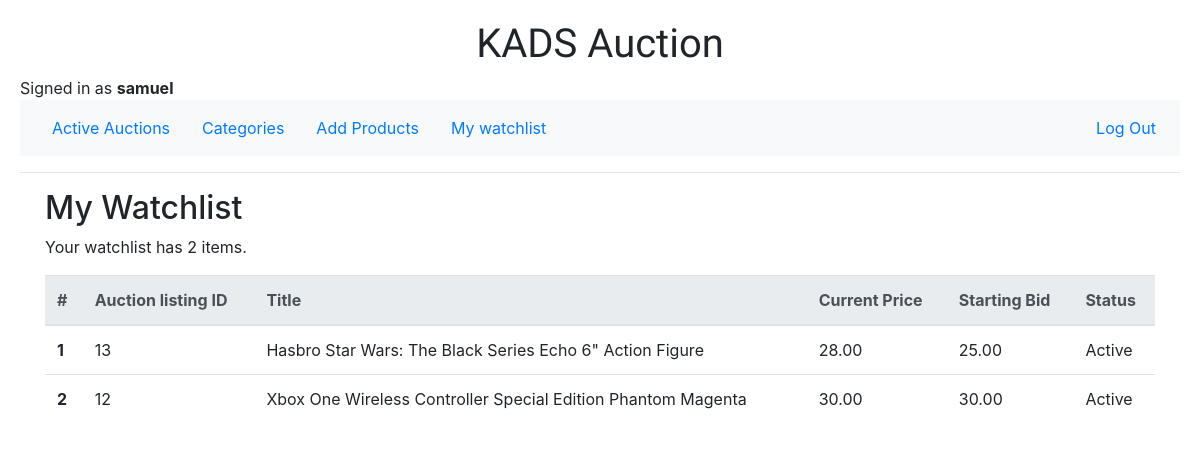
/watchlist (signed in), run on an earlier commit of the app's database.
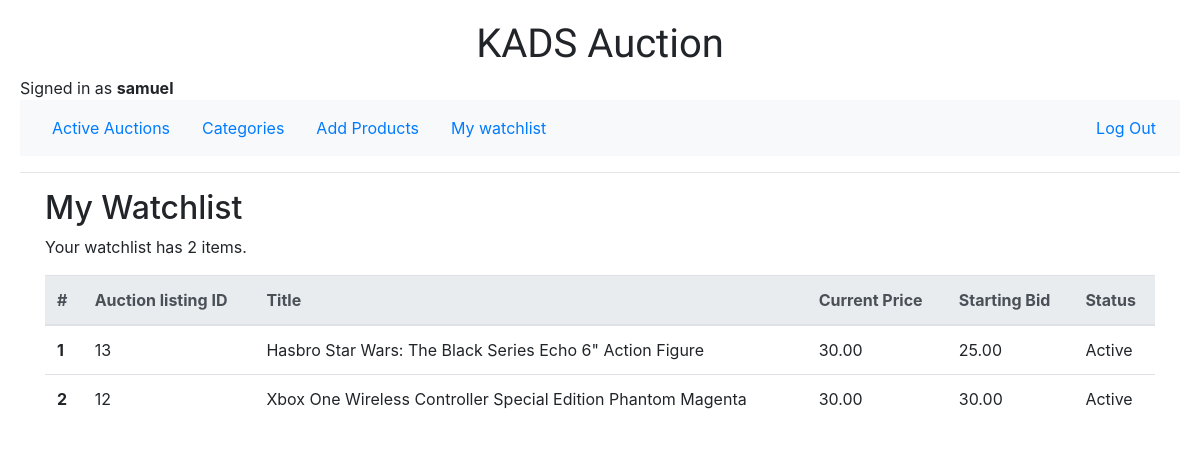
And on a later commit of the database.
### auctions/models.py (models this page shows, shortened)
class Auction(models.Model):
    title = models.CharField(max_length=64)
    description = models.TextField(max_length=512)
    starting_bid = models.DecimalField(max_digits=9, decimal_places=2, default=0.00)
    current_bid = models.DecimalField(max_digits=9, decimal_places=2, default=0.00)
    category = models.ForeignKey(Category, on_delete=models.CASCADE, related_name="auction_category", blank=True, null=True) # related_name search all the auctions with a given category
    imageURL = models.URLField(blank=True)
    seller = models.ForeignKey(User, on_delete=models.CASCADE, related_name="auction_seller")
    closed = models.BooleanField(default=False)
    creation_date = models.DateTimeField(auto_now_add=True)
    update_date = models.DateTimeField(auto_now=True, null=True)

### auctions/views.py (the view)
# urls.py: path("watchlist", views.watchlist, name="watchlist"),
@login_required(login_url="login")
def watchlist(request):
    try:
        watchlist = Watchlist.objects.get(user=request.user)
        auctions = watchlist.auctions.all().order_by('-id')
        watchingNum = watchlist.auctions.all().count()
    except ObjectDoesNotExist:
        watchlist = None
        auctions = None
        watchingNum = 0
    return render(request, "auctions/watchlist.html", {
        "watchlist": watchlist,
        "auctions": auctions,
        "watchingNum": watchingNum
    })

### auctions/templates/auctions/watchlist.html
{% extends "auctions/layout.html" %}
{% block body %}
<div class="container">
    <h2>My Watchlist</h2>
    {% if watchlist %}
    <div><p>Your watchlist has {{ watchingNum }} items.</p></div>
    <table class="table table-hover">
        <thead class="thead-light">
          <tr>
            <th scope="col">#</th>
            <th scope="col">Auction listing ID</th>
            <th scope="col">Title</th>
            <th scope="col">Current Price</th>
            <th scope="col">Starting Bid</th>
            <th scope="col">Status</th>
          </tr>
        </thead>
        <tbody>
        {% for auction in auctions %}
          <tr>
            <th scope="row">{{ forloop.counter }}</th>
            <td>{{ auction.id }}</td>
            <td><a href="{% url 'listing' auction.id %}" style="color: inherit;">{{ auction.title }}</a></td>
            <td>{{ auction.current_bid }}</td>
            <td>{{ auction.starting_bid }}</td>
            <td>
                {% if auction.closed %}
                    Closed
                {% else %}
                    Active
                {% endif %}
            </td>
          </tr>
        {% endfor %}
        </tbody>
      </table>
      {% else %}
      <p>No items in your watchlist.</p>
      {% endif %}
</div>
{% endblock %}

What changed in the data, as far as the page shows it:
changed Auction "Hasbro Star Wars: The Black Series Echo 6\" Action Figure": current_bid "28.00" → "30.00"
